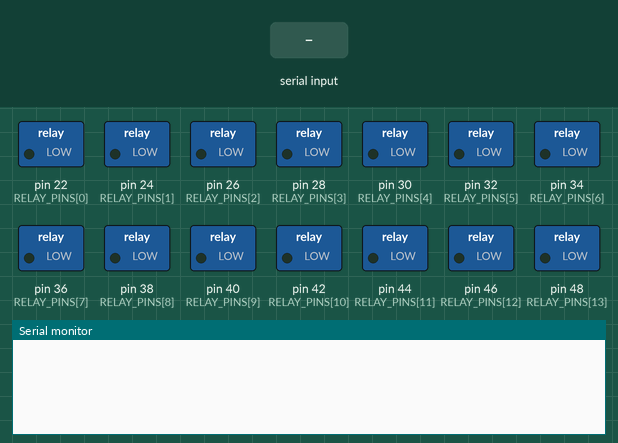
Simulated run of this sketch. Board: Arduino Mega 2560, built with avr-gcc and run on an emulated ATmega2560. On the bench: switched loads named in the sketch (green lamp = pin HIGH), the last lines printed to the serial monitor. Inputs (shaded band) come from the test bench.

Above: at 1.2 s.
1.3 s: "PING\n" received over Serial
At 2.5 s:
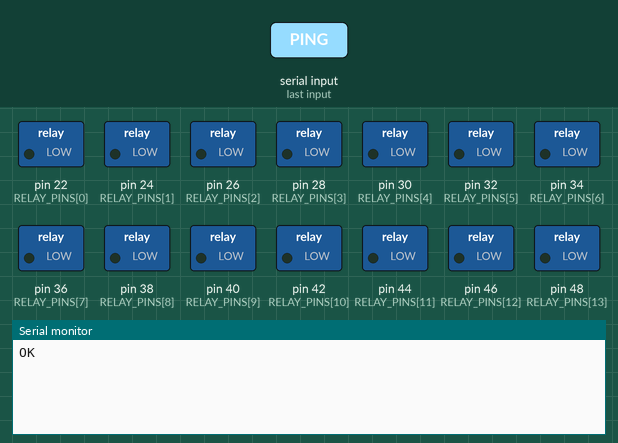
2.8 s: "OPEN:\n" received over Serial
At 3.8 s:
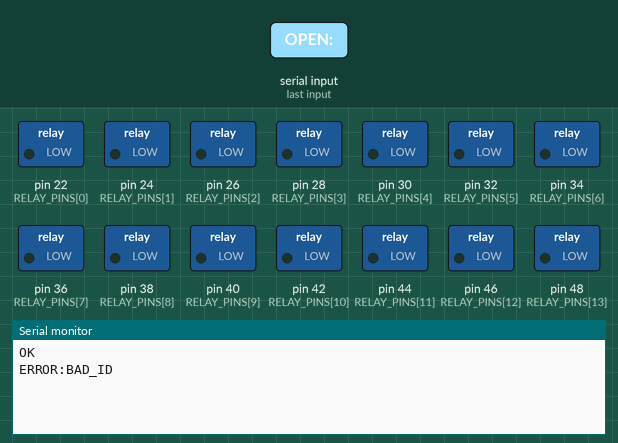
4.3 s: "90,45\n" received over Serial
At 4.9 s:
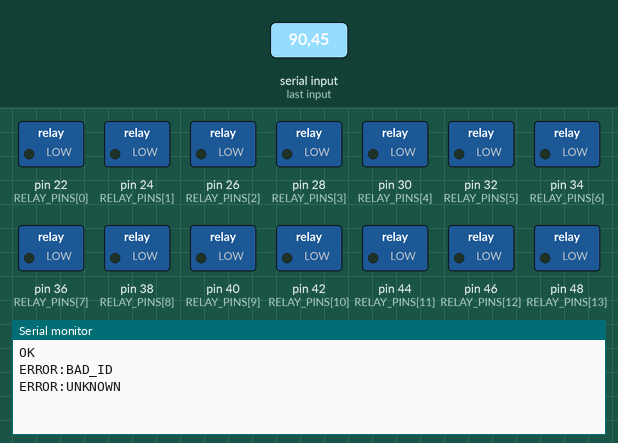

The sketch:

locker_controller.ino
```cpp
/*
 * Smart Locker Arduino Mega firmware
 * Pins 22-52: relays (even)
 * Pins 23-53: sensors (odd)
 * Serial protocol (115200 baud):
 *  - OPEN:<id>    -> activates relay for locker id
 *  - READ:<id>    -> returns OPEN/CLOSED
 *  - STATUS       -> returns OK
 *  - PING         -> returns OK
 */

const int RELAY_PINS[16] = {22,24,26,28,30,32,34,36,38,40,42,44,46,48,50,52};
const int SENSOR_PINS[16] = {23,25,27,29,31,33,35,37,39,41,43,45,47,49,51,53};
const int RESERVED_LOCKER = 16; // Locker 16 reserved
const unsigned long RELAY_PULSE_MS = 1200;

String inputBuffer = "";

void setup() {
  Serial.begin(115200);
  for (int i = 0; i < 16; i++) {
    pinMode(RELAY_PINS[i], OUTPUT);
    digitalWrite(RELAY_PINS[i], LOW);
    pinMode(SENSOR_PINS[i], INPUT_PULLUP);
  }
}

void loop() {
  if (Serial.available()) {
    char c = Serial.read();
    if (c == '\n') {
      handleCommand(inputBuffer);
      inputBuffer = "";
    } else if (c != '\r') {
      inputBuffer += c;
    }
  }
}

void handleCommand(String cmd) {
  cmd.trim();
  if (cmd == "PING") {
    Serial.println("OK");
    return;
  }
  if (cmd == "STATUS") {
    Serial.println("OK");
    return;
  }
  if (cmd.startsWith("OPEN:")) {
    int id = cmd.substring(5).toInt();
    if (id == RESERVED_LOCKER) {
      Serial.println("ERROR:RESERVED");
      return;
    }
    if (id < 1 || id > 16) {
      Serial.println("ERROR:BAD_ID");
      return;
    }
    triggerRelay(id - 1);
    Serial.println("OK");
    return;
  }
  if (cmd.startsWith("READ:")) {
    int id = cmd.substring(5).toInt();
    if (id < 1 || id > 16) {
      Serial.println("ERROR:BAD_ID");
      return;
    }
    bool closed = readSensor(id - 1);
    Serial.println(closed ? "CLOSED" : "OPEN");
    return;
  }
  Serial.println("ERROR:UNKNOWN");
}

void triggerRelay(int idx) {
  digitalWrite(RELAY_PINS[idx], HIGH);
  delay(RELAY_PULSE_MS);
  digitalWrite(RELAY_PINS[idx], LOW);
}

bool readSensor(int idx) {
  // Assuming normally-closed magnetic sensor: LOW = closed
  int v = digitalRead(SENSOR_PINS[idx]);
  return v == LOW;
}
```

Measured:
- after the input at 1.3 s, the serial monitor: prints a new line at once (image 1)
- after the input at 2.8 s, the serial monitor: prints a new line at once (image 2)
- after the input at 4.3 s, the serial monitor: prints a new line at once (image 3)
